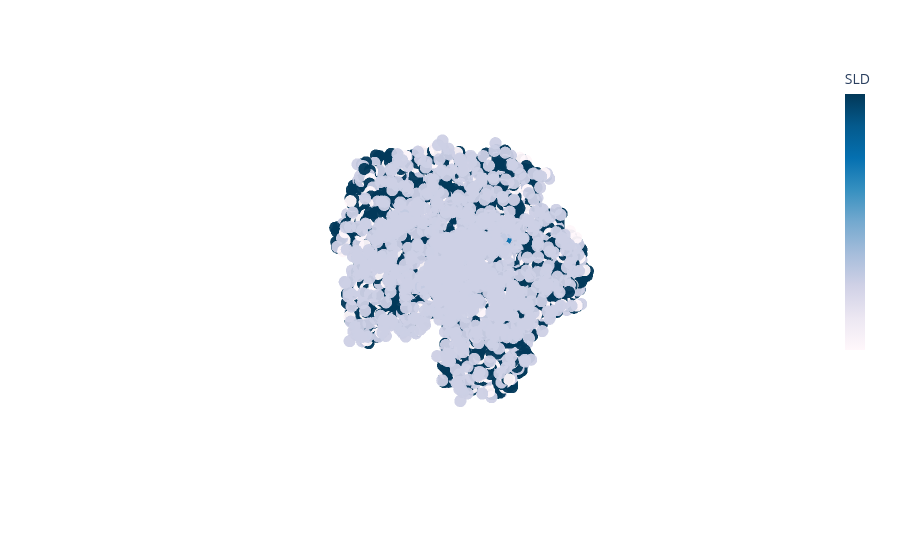

The notebook cell this image was saved under:
### Code cell
scaled_sld = coordinates[:,-1] - np.min(coordinates[:,-1])/(np.max(coordinates[:,-1]) - np.min(coordinates[:,-1]))
plotting_coords = np.hstack((coordinates[:,0:3], scaled_sld.reshape(-1,1)))
fig = px.scatter_3d(pd.DataFrame(plotting_coords, columns=['x','y','z','sld']), x ='y', y='x',z='z', color='sld', size='sld', opacity=.95, color_continuous_scale=px.colors.sequential.PuBu)

fig.update_traces(marker=dict(
                              line=dict(width=0,
                                        color='black')),
                  selector=dict(mode='markers'))

fig.update_layout(scene_camera=dict(
    eye=dict(x=1.2, y=1.2, z=0.6),
    center=dict(x=0, y=0, z=0),
    up=dict(x=3, y=3, z=0)))

fig.update_layout(coloraxis_colorbar=dict(
    title="SLD",
    thicknessmode="pixels", thickness=20,
    lenmode="pixels", len=300,
    yanchor="top", y=1,
    ticks="outside", ticksuffix="",
    dtick=8
))

fig.update_scenes(xaxis_visible=False, yaxis_visible=False,zaxis_visible=False )
fig.show()

#fig.write_image("../Images/RhuA/RhuA_Image_Test_1.png", scale=5)

### Figure 1 — Plotly figure (JSON) as saved in the notebook; plotly's stock layout.template omitted (floating-point values rounded to 4 significant figures; data arrays with more than 128 entries replaced by an {"elided": "..."} marker saying what was removed)
{"data": [{"hovertemplate": "y=%{x}<br>x=%{y}<br>z=%{z}<br>sld=%{marker.color}<extra></extra>", "legendgroup": "", "marker": {"color": {"elided": "9252 float values"}, "coloraxis": "coloraxis", "line": {"color": "black", "width": 0}, "opacity": 0.95, "size": {"elided": "9252 float values"}, "sizemode": "area", "sizeref": 0.0005853, "symbol": "circle"}, "mode": "markers", "name": "", "scene": "scene", "showlegend": false, "type": "scatter3d", "x": {"elided": "9252 float values"}, "y": {"elided": "9252 float values"}, "z": {"elided": "9252 float values"}}], "layout": {"coloraxis": {"colorbar": {"dtick": 8, "len": 300, "lenmode": "pixels", "thickness": 20, "thicknessmode": "pixels", "ticks": "outside", "ticksuffix": "", "title": {"text": "SLD"}, "y": 1, "yanchor": "top"}, "colorscale": [[0, "rgb(255,247,251)"], [0.125, "rgb(236,231,242)"], [0.25, "rgb(208,209,230)"], [0.375, "rgb(166,189,219)"], [0.5, "rgb(116,169,207)"], [0.625, "rgb(54,144,192)"], [0.75, "rgb(5,112,176)"], [0.875, "rgb(4,90,141)"], [1, "rgb(2,56,88)"]]}, "legend": {"itemsizing": "constant", "tracegroupgap": 0}, "margin": {"t": 60}, "scene": {"camera": {"center": {"x": 0, "y": 0, "z": 0}, "eye": {"x": 1.2, "y": 1.2, "z": 0.6}, "up": {"x": 3, "y": 3, "z": 0}}, "domain": {"x": [0, 1], "y": [0, 1]}, "xaxis": {"title": {"text": "y"}, "visible": false}, "yaxis": {"title": {"text": "x"}, "visible": false}, "zaxis": {"title": {"text": "z"}, "visible": false}}}}
